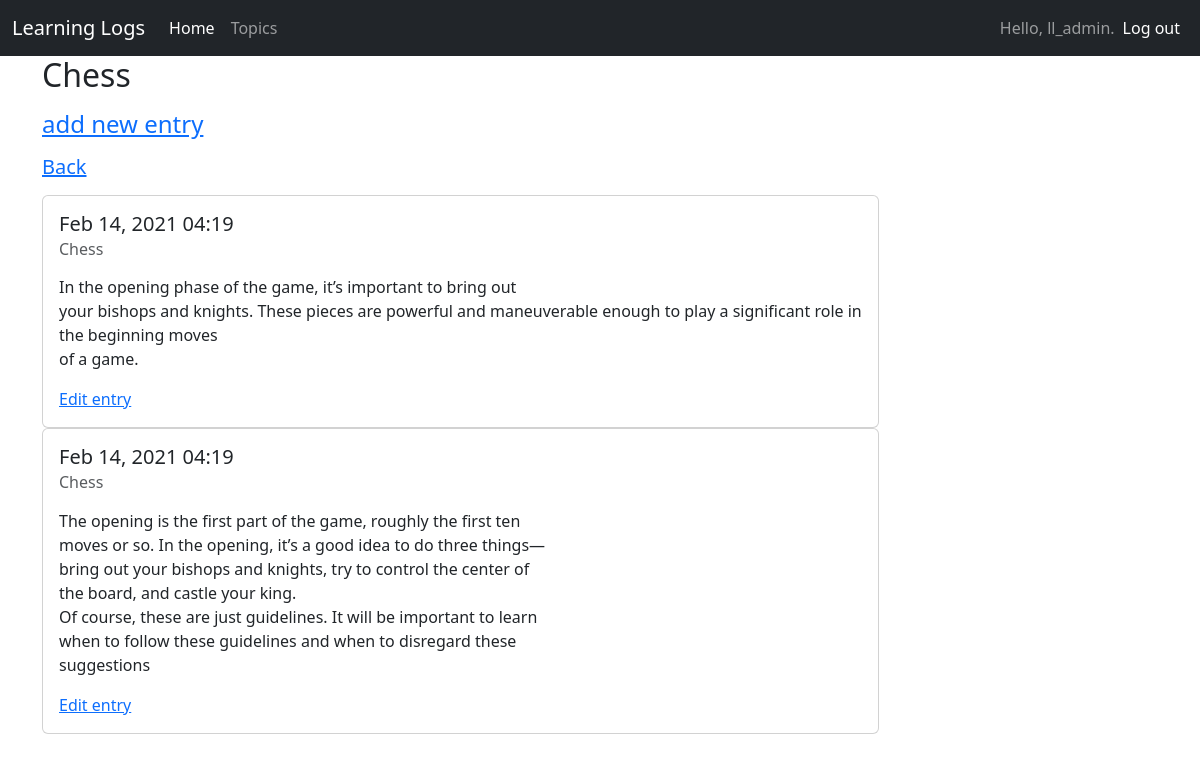
The page /topics/1/ (signed in) on the database its author committed.
### learning_logs/models.py (models this page shows, shortened)
class Topic(models.Model):
    text = models.CharField(max_length=200)
    date_added = models.DateTimeField(auto_now_add=True)
    owner = models.ForeignKey(User, on_delete=models.CASCADE)
    def __str__(self):
        return self.text

class Entry(models.Model):
    topic = models.ForeignKey(Topic, on_delete=models.CASCADE)
    text = models.TextField()
    date_added = models.DateTimeField(auto_now_add=True)
    class Meta:
        verbose_name_plural = 'entries'

### learning_logs/views.py (the view)
# urls.py: url(r'^topics/(?P<topic_id>\d+)/$', views.topic, name='topic'),
@login_required
def topic(request, topic_id):
    topic = Topic.objects.get(id=topic_id)
    check_topic_owner(request, topic)
    entries = topic.entry_set.order_by('-date_added')
    context = {'topic': topic, 'entries': entries}
    return render(request, 'learning_logs/topic.html', context)

### learning_logs/views.py (called while the page is built)
def check_topic_owner(request, tpc):
    if tpc.owner != request.user:
        raise Http404

### learning_logs/templates/learning_logs/topic.html
{% extends 'learning_logs/base.html' %}
{% block header %}
    <h2>{{ topic }}</h2>
{% endblock header %}
{% block content %}
    <p>
        <h4>
            <a href="{% url 'learning_logs:new_entry' topic.id %}">add new entry</a>
        </h4>
    </p>
    <p>
        <h5>
            <a href="{% url 'learning_logs:topics' %}">Back</a>
        </h5>
    </p>
    {% for entry in entries %}
        <div class="card" style="width: 75%;">
          <div class="card-body">
            <h5 class="card-title">{{ entry.date_added|date:'M d, Y H:i' }}</h5>
            <h6 class="card-subtitle mb-2 text-muted">{{ topic }}</h6>
            <p class="card-text">{{ entry.text|linebreaks}}</p>
            <a href="{% url 'learning_logs:edit_entry' entry.id %}" class="card-link">Edit entry</a>
          </div>
        </div>
    {% empty %}
        There are no entries for this topic yet.
    {% endfor %}
{% endblock content %}

### learning_logs/templates/learning_logs/base.html (shortened to what this page needs)
{% load bootstrap5 %}
<!DOCTYPE html>
<html lang="en">
    <head>
        {% bootstrap_css %}
    </head>
    <body>
        <nav class="navbar navbar-expand-lg navbar-dark bg-dark">
          <div class="container-fluid">
            <a class="navbar-brand" href="{% url 'learning_logs:index' %}">Learning Logs</a>
            <div class="collapse navbar-collapse" id="navbarSupportedContent">
              <ul class="navbar-nav me-auto mb-2 mb-lg-0">
                <li class="nav-item">
                  <a class="nav-link active" aria-current="page" href="{% url 'learning_logs:index' %}">Home</a>
                </li>
                <li class="nav-item">
                  <a class="nav-link" href="{% url 'learning_logs:topics' %}">Topics</a>
                </li>
              </ul>
                <ul class="nav navbar-nav navbar-right">
                    {% if user.is_authenticated %}
                        <span class="navbar-text">
                          Hello, {{ user.username }}.
                        </span>
                    <li class="nav-item">
                          <a class="nav-link active" href="{% url 'users:logout' %}">Log out</a>
                    </li>
                    {% endif %}
                </ul>
            </div>
          </div>
        </nav>
        <div class="container">
            <div class="page-header">
                {% block header %}{% endblock header %}
            </div>
            <div>
                {% block content %}{% endblock content %}
            </div>
        </div>
    </body>
</html>

### rows shown on the page
Topic: text "Chess"
Entry: date_added "Feb 14, 2021 04:19", text "In the opening phase of the game, it’s important to bring out your bishops and knights. These pieces are powerful and maneuverable enough to play a significant role in the beginning moves of a game."
Entry: date_added "Feb 14, 2021 04:19", text "The opening is the first part of the game, roughly the first ten moves or so. In the opening, it’s a good idea to do three things— bring out your bishops and knights, try to control the center of the board, and castle your king. Of course, these are just guidelines. It will be important to learn when to follow these guidelines and when to disregard these suggestions"

### other values the page prints
{{ user.username }} "ll_admin"
